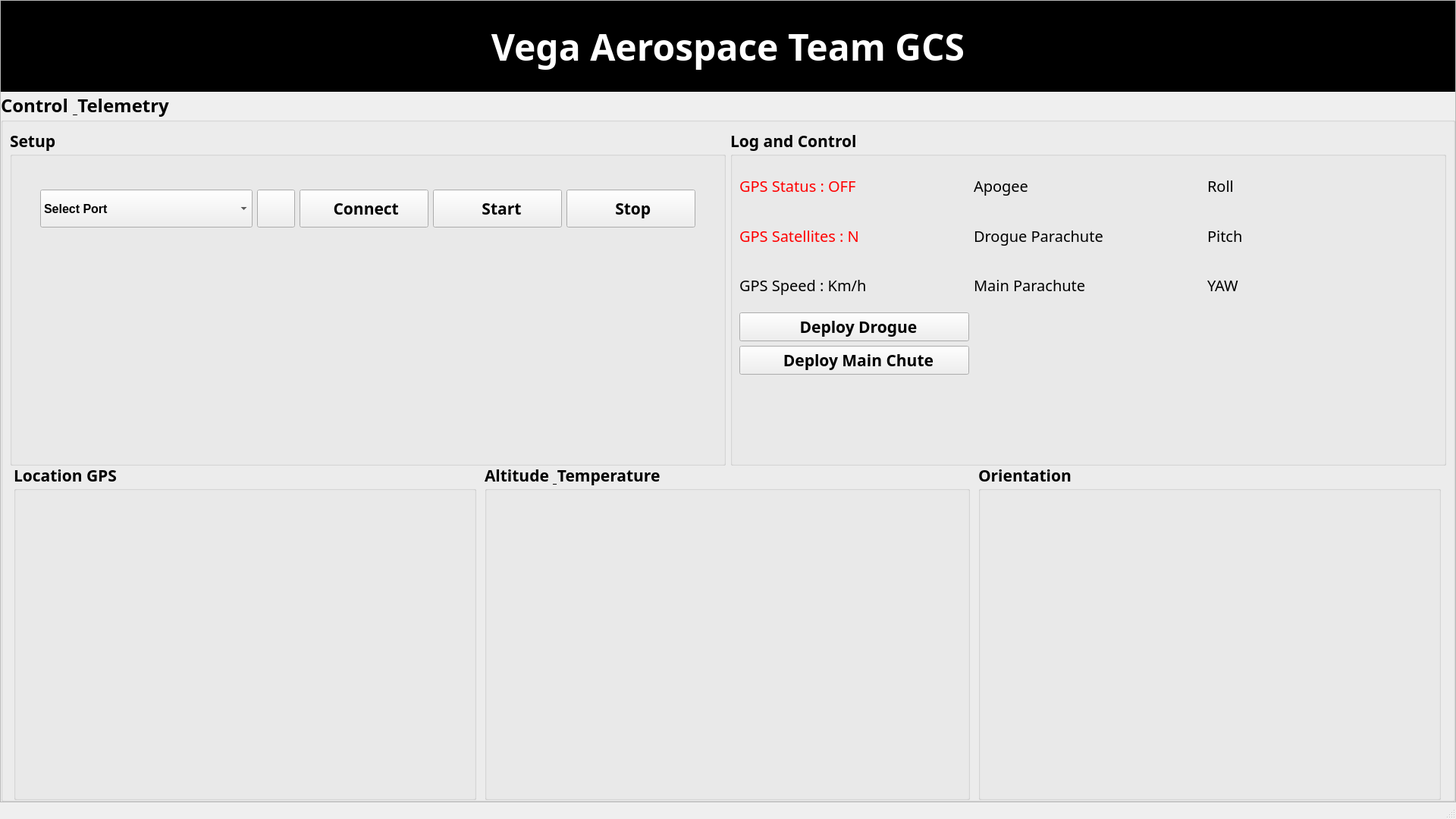
<?xml version="1.0" encoding="UTF-8"?>
<ui version="4.0">
 <class>MainWindow</class>
 <widget class="QMainWindow" name="MainWindow">
  <property name="geometry">
   <rect>
    <x>0</x>
    <y>0</y>
    <width>1920</width>
    <height>1080</height>
   </rect>
  </property>
  <property name="windowTitle">
   <string>MainWindow</string>
  </property>
  <widget class="QWidget" name="centralwidget">
   <layout class="QGridLayout" name="gridLayout">
    <property name="leftMargin">
     <number>0</number>
    </property>
    <property name="topMargin">
     <number>0</number>
    </property>
    <property name="rightMargin">
     <number>0</number>
    </property>
    <property name="bottomMargin">
     <number>0</number>
    </property>
    <property name="spacing">
     <number>0</number>
    </property>
    <item row="0" column="0">
     <widget class="QFrame" name="frame">
      <property name="frameShape">
       <enum>QFrame::StyledPanel</enum>
      </property>
      <property name="frameShadow">
       <enum>QFrame::Raised</enum>
      </property>
      <layout class="QGridLayout" name="gridLayout_2">
       <property name="leftMargin">
        <number>0</number>
       </property>
       <property name="topMargin">
        <number>0</number>
       </property>
       <property name="rightMargin">
        <number>0</number>
       </property>
       <property name="bottomMargin">
        <number>0</number>
       </property>
       <property name="spacing">
        <number>0</number>
       </property>
       <item row="0" column="0">
        <widget class="QFrame" name="frame_2">
         <property name="minimumSize">
          <size>
           <width>1240</width>
           <height>120</height>
          </size>
         </property>
         <property name="maximumSize">
          <size>
           <width>16777215</width>
           <height>150</height>
          </size>
         </property>
         <property name="styleSheet">
          <string notr="true">background-color: rgb(0, 0, 0);</string>
         </property>
         <property name="frameShape">
          <enum>QFrame::StyledPanel</enum>
         </property>
         <property name="frameShadow">
          <enum>QFrame::Raised</enum>
         </property>
         <layout class="QGridLayout" name="gridLayout_5">
          <item row="0" column="0">
           <widget class="QLabel" name="label_3">
            <property name="maximumSize">
             <size>
              <width>120</width>
              <height>120</height>
             </size>
            </property>
            <property name="text">
             <string>TextLabel</string>
            </property>
           </widget>
          </item>
          <item row="0" column="1">
           <widget class="QLabel" name="label">
            <property name="font">
             <font>
              <family>Arial Black</family>
              <pointsize>36</pointsize>
              <weight>75</weight>
              <bold>true</bold>
             </font>
            </property>
            <property name="styleSheet">
             <string notr="true">color: rgb(255, 255, 255);</string>
            </property>
            <property name="text">
             <string>Vega Aerospace Team GCS</string>
            </property>
            <property name="alignment">
             <set>Qt::AlignCenter</set>
            </property>
           </widget>
          </item>
          <item row="0" column="2">
           <widget class="QLabel" name="label_4">
            <property name="maximumSize">
             <size>
              <width>120</width>
              <height>120</height>
             </size>
            </property>
            <property name="text">
             <string>TextLabel</string>
            </property>
           </widget>
          </item>
         </layout>
        </widget>
       </item>
       <item row="1" column="0">
        <widget class="QGroupBox" name="groupBox">
         <property name="minimumSize">
          <size>
           <width>1240</width>
           <height>500</height>
          </size>
         </property>
         <property name="font">
          <font>
           <family>Arial Black</family>
           <pointsize>18</pointsize>
           <weight>75</weight>
           <bold>true</bold>
          </font>
         </property>
         <property name="title">
          <string>Control &amp; Telemetry</string>
         </property>
         <layout class="QGridLayout" name="gridLayout_3">
          <item row="0" column="0">
           <layout class="QHBoxLayout" name="horizontalLayout">
            <item>
             <widget class="QGroupBox" name="groupBox_2">
              <property name="minimumSize">
               <size>
                <width>944</width>
                <height>444</height>
               </size>
              </property>
              <property name="maximumSize">
               <size>
                <width>944</width>
                <height>444</height>
               </size>
              </property>
              <property name="font">
               <font>
                <family>Arial Black</family>
                <pointsize>16</pointsize>
               </font>
              </property>
              <property name="title">
               <string>Setup</string>
              </property>
              <layout class="QGridLayout" name="gridLayout_4">
               <item row="0" column="0">
                <widget class="QLabel" name="label_2">
                 <property name="maximumSize">
                  <size>
                   <width>16777215</width>
                   <height>180</height>
                  </size>
                 </property>
                 <property name="text">
                  <string/>
                 </property>
                </widget>
               </item>
               <item row="1" column="0">
                <layout class="QHBoxLayout" name="horizontalLayout_2">
                 <item>
                  <widget class="QComboBox" name="comboBox">
                   <property name="minimumSize">
                    <size>
                     <width>280</width>
                     <height>50</height>
                    </size>
                   </property>
                   <property name="maximumSize">
                    <size>
                     <width>250</width>
                     <height>80</height>
                    </size>
                   </property>
                   <property name="font">
                    <font>
                     <family>Arial</family>
                     <pointsize>12</pointsize>
                     <weight>75</weight>
                     <bold>true</bold>
                    </font>
                   </property>
                   <item>
                    <property name="text">
                     <string>Select Port</string>
                    </property>
                   </item>
                  </widget>
                 </item>
                 <item>
                  <widget class="QPushButton" name="pushButton_4">
                   <property name="minimumSize">
                    <size>
                     <width>0</width>
                     <height>50</height>
                    </size>
                   </property>
                   <property name="maximumSize">
                    <size>
                     <width>50</width>
                     <height>80</height>
                    </size>
                   </property>
                   <property name="text">
                    <string/>
                   </property>
                   <property name="icon">
                    <iconset>
                     <normaloff>Icons/refresh.png</normaloff>Icons/refresh.png</iconset>
                   </property>
                   <property name="iconSize">
                    <size>
                     <width>30</width>
                     <height>30</height>
                    </size>
                   </property>
                  </widget>
                 </item>
                 <item>
                  <widget class="QPushButton" name="pushButton_3">
                   <property name="maximumSize">
                    <size>
                     <width>180</width>
                     <height>80</height>
                    </size>
                   </property>
                   <property name="text">
                    <string> Connect</string>
                   </property>
                   <property name="icon">
                    <iconset>
                     <normaloff>Icons/connect.png</normaloff>Icons/connect.png</iconset>
                   </property>
                   <property name="iconSize">
                    <size>
                     <width>30</width>
                     <height>30</height>
                    </size>
                   </property>
                  </widget>
                 </item>
                 <item>
                  <widget class="QPushButton" name="pushButton">
                   <property name="maximumSize">
                    <size>
                     <width>180</width>
                     <height>80</height>
                    </size>
                   </property>
                   <property name="text">
                    <string>  Start</string>
                   </property>
                   <property name="icon">
                    <iconset>
                     <normaloff>Icons/play.png</normaloff>Icons/play.png</iconset>
                   </property>
                   <property name="iconSize">
                    <size>
                     <width>30</width>
                     <height>30</height>
                    </size>
                   </property>
                  </widget>
                 </item>
                 <item>
                  <widget class="QPushButton" name="pushButton_2">
                   <property name="maximumSize">
                    <size>
                     <width>180</width>
                     <height>80</height>
                    </size>
                   </property>
                   <property name="text">
                    <string> Stop</string>
                   </property>
                   <property name="icon">
                    <iconset>
                     <normaloff>Icons/stop.png</normaloff>Icons/stop.png</iconset>
                   </property>
                   <property name="iconSize">
                    <size>
                     <width>30</width>
                     <height>30</height>
                    </size>
                   </property>
                  </widget>
                 </item>
                </layout>
               </item>
               <item row="2" column="0">
                <spacer name="verticalSpacer">
                 <property name="orientation">
                  <enum>Qt::Vertical</enum>
                 </property>
                 <property name="sizeHint" stdset="0">
                  <size>
                   <width>20</width>
                   <height>40</height>
                  </size>
                 </property>
                </spacer>
               </item>
              </layout>
             </widget>
            </item>
            <item>
             <widget class="QGroupBox" name="groupBox_3">
              <property name="minimumSize">
               <size>
                <width>944</width>
                <height>444</height>
               </size>
              </property>
              <property name="maximumSize">
               <size>
                <width>944</width>
                <height>444</height>
               </size>
              </property>
              <property name="font">
               <font>
                <family>Arial Black</family>
                <pointsize>16</pointsize>
               </font>
              </property>
              <property name="title">
               <string>Log and Control</string>
              </property>
              <layout class="QGridLayout" name="gridLayout_18">
               <item row="0" column="0">
                <layout class="QVBoxLayout" name="verticalLayout">
                 <item>
                  <layout class="QGridLayout" name="gridLayout_10">
                   <item row="0" column="0">
                    <layout class="QGridLayout" name="gridLayout_11">
                     <item row="0" column="0">
                      <widget class="QLabel" name="label_12">
                       <property name="font">
                        <font>
                         <family>Arial Black</family>
                         <pointsize>15</pointsize>
                         <weight>10</weight>
                         <italic>false</italic>
                         <bold>false</bold>
                        </font>
                       </property>
                       <property name="styleSheet">
                        <string notr="true">font: 87 15pt &quot;Arial Black&quot;;
color: rgb(255, 0, 0);</string>
                       </property>
                       <property name="text">
                        <string>GPS Status : OFF</string>
                       </property>
                      </widget>
                     </item>
                     <item row="1" column="0">
                      <widget class="QLabel" name="label_13">
                       <property name="font">
                        <font>
                         <family>Arial Black</family>
                         <pointsize>15</pointsize>
                         <weight>10</weight>
                         <italic>false</italic>
                         <bold>false</bold>
                        </font>
                       </property>
                       <property name="styleSheet">
                        <string notr="true">font: 87 15pt &quot;Arial Black&quot;;
color: rgb(255, 0, 0);</string>
                       </property>
                       <property name="text">
                        <string>GPS Satellites : N</string>
                       </property>
                      </widget>
                     </item>
                     <item row="2" column="0">
                      <widget class="QLabel" name="label_14">
                       <property name="font">
                        <font>
                         <family>Arial Black</family>
                         <pointsize>15</pointsize>
                         <weight>10</weight>
                         <italic>false</italic>
                         <bold>false</bold>
                        </font>
                       </property>
                       <property name="styleSheet">
                        <string notr="true">font: 87 15pt &quot;Arial Black&quot;;</string>
                       </property>
                       <property name="text">
                        <string>GPS Speed : Km/h</string>
                       </property>
                      </widget>
                     </item>
                    </layout>
                   </item>
                   <item row="0" column="1">
                    <layout class="QGridLayout" name="gridLayout_12">
                     <item row="0" column="0">
                      <widget class="QLabel" name="label_15">
                       <property name="font">
                        <font>
                         <family>Arial Black</family>
                         <pointsize>15</pointsize>
                         <weight>10</weight>
                         <italic>false</italic>
                         <bold>false</bold>
                        </font>
                       </property>
                       <property name="styleSheet">
                        <string notr="true">font: 87 15pt &quot;Arial Black&quot;;</string>
                       </property>
                       <property name="text">
                        <string>Apogee</string>
                       </property>
                      </widget>
                     </item>
                     <item row="1" column="0">
                      <widget class="QLabel" name="label_16">
                       <property name="font">
                        <font>
                         <family>Arial Black</family>
                         <pointsize>15</pointsize>
                         <weight>10</weight>
                         <italic>false</italic>
                         <bold>false</bold>
                        </font>
                       </property>
                       <property name="styleSheet">
                        <string notr="true">font: 87 15pt &quot;Arial Black&quot;;</string>
                       </property>
                       <property name="text">
                        <string>Drogue Parachute</string>
                       </property>
                      </widget>
                     </item>
                     <item row="2" column="0">
                      <widget class="QLabel" name="label_17">
                       <property name="font">
                        <font>
                         <family>Arial Black</family>
                         <pointsize>15</pointsize>
                         <weight>10</weight>
                         <italic>false</italic>
                         <bold>false</bold>
                        </font>
                       </property>
                       <property name="styleSheet">
                        <string notr="true">font: 87 15pt &quot;Arial Black&quot;;</string>
                       </property>
                       <property name="text">
                        <string>Main Parachute</string>
                       </property>
                      </widget>
                     </item>
                    </layout>
                   </item>
                   <item row="0" column="2">
                    <layout class="QGridLayout" name="gridLayout_13">
                     <item row="0" column="0">
                      <widget class="QLabel" name="label_18">
                       <property name="font">
                        <font>
                         <family>Arial Black</family>
                         <pointsize>15</pointsize>
                         <weight>10</weight>
                         <italic>false</italic>
                         <bold>false</bold>
                        </font>
                       </property>
                       <property name="styleSheet">
                        <string notr="true">font: 87 15pt &quot;Arial Black&quot;;</string>
                       </property>
                       <property name="text">
                        <string>Roll</string>
                       </property>
                      </widget>
                     </item>
                     <item row="1" column="0">
                      <widget class="QLabel" name="label_19">
                       <property name="font">
                        <font>
                         <family>Arial Black</family>
                         <pointsize>15</pointsize>
                         <weight>10</weight>
                         <italic>false</italic>
                         <bold>false</bold>
                        </font>
                       </property>
                       <property name="styleSheet">
                        <string notr="true">font: 87 15pt &quot;Arial Black&quot;;</string>
                       </property>
                       <property name="text">
                        <string>Pitch</string>
                       </property>
                      </widget>
                     </item>
                     <item row="2" column="0">
                      <widget class="QLabel" name="label_20">
                       <property name="font">
                        <font>
                         <family>Arial Black</family>
                         <pointsize>15</pointsize>
                         <weight>10</weight>
                         <italic>false</italic>
                         <bold>false</bold>
                        </font>
                       </property>
                       <property name="styleSheet">
                        <string notr="true">font: 87 15pt &quot;Arial Black&quot;;</string>
                       </property>
                       <property name="text">
                        <string>YAW</string>
                       </property>
                      </widget>
                     </item>
                    </layout>
                   </item>
                  </layout>
                 </item>
                 <item>
                  <layout class="QGridLayout" name="gridLayout_14">
                   <item row="0" column="0">
                    <layout class="QGridLayout" name="gridLayout_15">
                     <item row="5" column="0">
                      <widget class="QLabel" name="label_21">
                       <property name="styleSheet">
                        <string notr="true">font: 87 15pt &quot;Arial Black&quot;;</string>
                       </property>
                       <property name="text">
                        <string/>
                       </property>
                      </widget>
                     </item>
                     <item row="11" column="0">
                      <widget class="QLabel" name="label_22">
                       <property name="styleSheet">
                        <string notr="true">font: 87 15pt &quot;Arial Black&quot;;</string>
                       </property>
                       <property name="text">
                        <string/>
                       </property>
                      </widget>
                     </item>
                     <item row="13" column="0">
                      <widget class="QLabel" name="label_23">
                       <property name="styleSheet">
                        <string notr="true">font: 87 15pt &quot;Arial Black&quot;;</string>
                       </property>
                       <property name="text">
                        <string/>
                       </property>
                      </widget>
                     </item>
                     <item row="3" column="0">
                      <widget class="QPushButton" name="pushButton_5">
                       <property name="text">
                        <string>  Deploy Drogue</string>
                       </property>
                       <property name="icon">
                        <iconset>
                         <normaloff>warning.png</normaloff>warning.png</iconset>
                       </property>
                       <property name="iconSize">
                        <size>
                         <width>36</width>
                         <height>36</height>
                        </size>
                       </property>
                      </widget>
                     </item>
                     <item row="4" column="0">
                      <widget class="QPushButton" name="pushButton_6">
                       <property name="text">
                        <string>  Deploy Main Chute</string>
                       </property>
                       <property name="icon">
                        <iconset>
                         <normaloff>parachuting.png</normaloff>parachuting.png</iconset>
                       </property>
                       <property name="iconSize">
                        <size>
                         <width>36</width>
                         <height>36</height>
                        </size>
                       </property>
                      </widget>
                     </item>
                    </layout>
                   </item>
                   <item row="0" column="1">
                    <layout class="QGridLayout" name="gridLayout_16">
                     <item row="1" column="0">
                      <widget class="QLabel" name="label_24">
                       <property name="styleSheet">
                        <string notr="true">font: 87 15pt &quot;Arial Black&quot;;</string>
                       </property>
                       <property name="text">
                        <string/>
                       </property>
                      </widget>
                     </item>
                     <item row="4" column="0">
                      <widget class="QLabel" name="label_25">
                       <property name="styleSheet">
                        <string notr="true">font: 87 15pt &quot;Arial Black&quot;;</string>
                       </property>
                       <property name="text">
                        <string/>
                       </property>
                      </widget>
                     </item>
                     <item row="5" column="0">
                      <widget class="QLabel" name="label_26">
                       <property name="styleSheet">
                        <string notr="true">font: 87 15pt &quot;Arial Black&quot;;</string>
                       </property>
                       <property name="text">
                        <string/>
                       </property>
                      </widget>
                     </item>
                    </layout>
                   </item>
                   <item row="0" column="2">
                    <layout class="QGridLayout" name="gridLayout_17">
                     <item row="0" column="0">
                      <widget class="QLabel" name="label_27">
                       <property name="styleSheet">
                        <string notr="true">font: 87 15pt &quot;Arial Black&quot;;</string>
                       </property>
                       <property name="text">
                        <string/>
                       </property>
                      </widget>
                     </item>
                     <item row="1" column="0">
                      <widget class="QLabel" name="label_28">
                       <property name="styleSheet">
                        <string notr="true">font: 87 15pt &quot;Arial Black&quot;;</string>
                       </property>
                       <property name="text">
                        <string/>
                       </property>
                      </widget>
                     </item>
                     <item row="2" column="0">
                      <widget class="QLabel" name="label_29">
                       <property name="styleSheet">
                        <string notr="true">font: 87 15pt &quot;Arial Black&quot;;</string>
                       </property>
                       <property name="text">
                        <string/>
                       </property>
                      </widget>
                     </item>
                    </layout>
                   </item>
                  </layout>
                 </item>
                </layout>
               </item>
              </layout>
             </widget>
            </item>
           </layout>
          </item>
          <item row="1" column="0">
           <layout class="QHBoxLayout" name="horizontalLayout_3">
            <item>
             <widget class="QGroupBox" name="groupBox_4">
              <property name="minimumSize">
               <size>
                <width>610</width>
                <height>444</height>
               </size>
              </property>
              <property name="maximumSize">
               <size>
                <width>610</width>
                <height>444</height>
               </size>
              </property>
              <property name="font">
               <font>
                <pointsize>16</pointsize>
               </font>
              </property>
              <property name="title">
               <string>Location GPS</string>
              </property>
             </widget>
            </item>
            <item>
             <widget class="QGroupBox" name="groupBox_5">
              <property name="minimumSize">
               <size>
                <width>640</width>
                <height>444</height>
               </size>
              </property>
              <property name="maximumSize">
               <size>
                <width>640</width>
                <height>444</height>
               </size>
              </property>
              <property name="font">
               <font>
                <pointsize>16</pointsize>
               </font>
              </property>
              <property name="title">
               <string>Altitude &amp; Temperature</string>
              </property>
             </widget>
            </item>
            <item>
             <widget class="QGroupBox" name="groupBox_6">
              <property name="minimumSize">
               <size>
                <width>610</width>
                <height>444</height>
               </size>
              </property>
              <property name="maximumSize">
               <size>
                <width>610</width>
                <height>444</height>
               </size>
              </property>
              <property name="font">
               <font>
                <pointsize>16</pointsize>
               </font>
              </property>
              <property name="title">
               <string>Orientation</string>
              </property>
             </widget>
            </item>
           </layout>
          </item>
         </layout>
        </widget>
       </item>
      </layout>
     </widget>
    </item>
   </layout>
  </widget>
  <widget class="QStatusBar" name="statusbar"/>
 </widget>
 <resources/>
 <connections/>
</ui>
